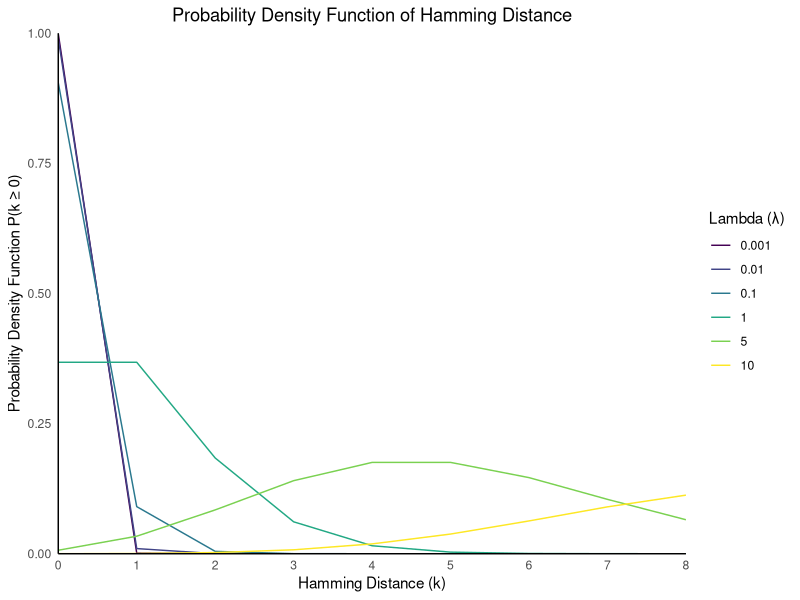

Write R code to recreate this figure.
####################################################
# Probability Density Function of Hamming Distance #
#                 Version 1.0                      #
#       Author: Adam A. Capoferri, PhD             #
#      Contact: adam.capoferri@nih.gov             #
####################################################

# This script is to illustrate the Probability Density Function (PDF) for Hamming Distances (k>/=0) with varying lambda values of a given Poisson distribution.

# Load necessary libraries
library(ggplot2)
library(viridis)

# Define a function to calculate the PDF of the Hamming distance
calculate_pdf <- function(lambda, k) {
  return((lambda^k * exp(-lambda)) / factorial(k))
}

# Define the Hamming distances (as a vector)
hamming_distances <- 0:8  # Limited to 0 to 8, can change as necessary

# Hardcoded example for lambda values calculated previously
# Replace this with the actual lambda values from your earlier script if needed.
lambda_values <- c(0.001, 0.01, 0.1, 1, 5, 10)  # Example lambda values; adjust accordingly

# Create a data frame to store results
pdf_data <- data.frame()

# Calculate the PDF for each combination of lambda and Hamming distance
for (lambda in lambda_values) {
  # Calculate the PDF for the current lambda
  pdf_values <- sapply(hamming_distances, calculate_pdf, lambda = lambda)
  
  # Create a temporary data frame for the current lambda
  temp_data <- data.frame(Hamming_Distance = hamming_distances, 
                          PDF = pdf_values, 
                          Lambda = as.factor(lambda))
  
  # Combine the temporary data frame with the main data frame
  pdf_data <- rbind(pdf_data, temp_data)
}

# Plot the results with the Viridis "D" color palette
ggplot(pdf_data, aes(x = Hamming_Distance, y = PDF, color = Lambda)) +
  geom_line(size = 0.5) +
  labs(title = "Probability Density Function of Hamming Distance",
       x = "Hamming Distance (k)",
       y = "Probability Density Function P(k ≥ 0)",
       color = "Lambda (λ)") +
  theme_minimal() +
  scale_y_continuous(limits = c(0, 1), expand = c(0, 0)) +  # Set y-axis limit to 0-1
  scale_x_continuous(breaks = 0:8, limits = c(0, 8), expand = c(0, 0)) +  # Show x-axis from 0 to 8
  scale_color_viridis_d(option = "D") +  # Use the viridis D color palette
  theme(panel.grid.major = element_blank(),
        panel.grid.minor = element_blank(),
        plot.title = element_text(hjust = 0.5),
        axis.line = element_line(color = "black"))  # Set axes to black

### END ###
